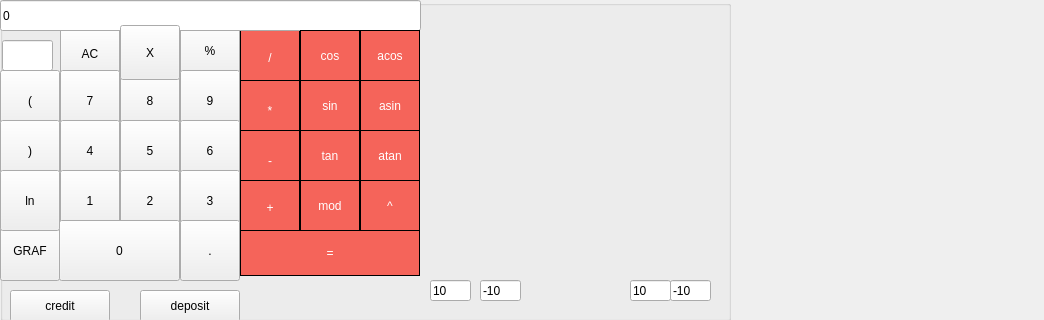
<?xml version="1.0" encoding="UTF-8"?>
<ui version="4.0">
 <class>MainWindow</class>
 <widget class="QMainWindow" name="MainWindow">
  <property name="geometry">
   <rect>
    <x>0</x>
    <y>0</y>
    <width>1044</width>
    <height>320</height>
   </rect>
  </property>
  <property name="windowTitle">
   <string>MainWindow</string>
  </property>
  <widget class="QWidget" name="centralwidget">
   <widget class="QGroupBox" name="groupBox">
    <property name="geometry">
     <rect>
      <x>0</x>
      <y>0</y>
      <width>731</width>
      <height>321</height>
     </rect>
    </property>
    <property name="title">
     <string/>
    </property>
    <widget class="QPushButton" name="pushButton_rev">
     <property name="geometry">
      <rect>
       <x>60</x>
       <y>26</y>
       <width>60</width>
       <height>55</height>
      </rect>
     </property>
     <property name="sizePolicy">
      <sizepolicy hsizetype="Minimum" vsizetype="Fixed">
       <horstretch>60</horstretch>
       <verstretch>60</verstretch>
      </sizepolicy>
     </property>
     <property name="text">
      <string>AC</string>
     </property>
    </widget>
    <widget class="QPushButton" name="pushButton_per">
     <property name="geometry">
      <rect>
       <x>180</x>
       <y>20</y>
       <width>60</width>
       <height>61</height>
      </rect>
     </property>
     <property name="sizePolicy">
      <sizepolicy hsizetype="Minimum" vsizetype="Fixed">
       <horstretch>60</horstretch>
       <verstretch>60</verstretch>
      </sizepolicy>
     </property>
     <property name="text">
      <string>%</string>
     </property>
    </widget>
    <widget class="QPushButton" name="pushButton_div">
     <property name="geometry">
      <rect>
       <x>240</x>
       <y>30</y>
       <width>60</width>
       <height>55</height>
      </rect>
     </property>
     <property name="sizePolicy">
      <sizepolicy hsizetype="Minimum" vsizetype="Fixed">
       <horstretch>60</horstretch>
       <verstretch>60</verstretch>
      </sizepolicy>
     </property>
     <property name="styleSheet">
      <string notr="true">QPushButton {
 background-color: rgb(245, 100, 90);
 color: white;
 border: 1px solid black;
}

QPushButton:pressed {
    background-color: qlineargradient(x4: 0, y3: 0, x4: 0, y2: 1, stop: 0 #FF7832: 1#FF9739);
}</string>
     </property>
     <property name="text">
      <string>/</string>
     </property>
    </widget>
    <widget class="QPushButton" name="pushButton_7">
     <property name="geometry">
      <rect>
       <x>60</x>
       <y>70</y>
       <width>60</width>
       <height>61</height>
      </rect>
     </property>
     <property name="sizePolicy">
      <sizepolicy hsizetype="Minimum" vsizetype="Fixed">
       <horstretch>60</horstretch>
       <verstretch>60</verstretch>
      </sizepolicy>
     </property>
     <property name="text">
      <string>7</string>
     </property>
    </widget>
    <widget class="QPushButton" name="pushButton_mul">
     <property name="geometry">
      <rect>
       <x>240</x>
       <y>80</y>
       <width>60</width>
       <height>61</height>
      </rect>
     </property>
     <property name="sizePolicy">
      <sizepolicy hsizetype="Minimum" vsizetype="Fixed">
       <horstretch>60</horstretch>
       <verstretch>60</verstretch>
      </sizepolicy>
     </property>
     <property name="styleSheet">
      <string notr="true">QPushButton {
 background-color: rgb(245, 100, 90);
 color: white;
 border: 1px solid black;
}

QPushButton:pressed {
    background-color: qlineargradient(x4: 0, y3: 0, x4: 0, y2: 1, stop: 0 #FF7832: 1#FF9739);
}</string>
     </property>
     <property name="text">
      <string>*</string>
     </property>
    </widget>
    <widget class="QPushButton" name="pushButton_9">
     <property name="geometry">
      <rect>
       <x>180</x>
       <y>70</y>
       <width>60</width>
       <height>61</height>
      </rect>
     </property>
     <property name="sizePolicy">
      <sizepolicy hsizetype="Minimum" vsizetype="Fixed">
       <horstretch>60</horstretch>
       <verstretch>60</verstretch>
      </sizepolicy>
     </property>
     <property name="text">
      <string>9</string>
     </property>
    </widget>
    <widget class="QPushButton" name="pushButton_8">
     <property name="geometry">
      <rect>
       <x>120</x>
       <y>70</y>
       <width>60</width>
       <height>61</height>
      </rect>
     </property>
     <property name="sizePolicy">
      <sizepolicy hsizetype="Minimum" vsizetype="Fixed">
       <horstretch>60</horstretch>
       <verstretch>60</verstretch>
      </sizepolicy>
     </property>
     <property name="text">
      <string>8</string>
     </property>
    </widget>
    <widget class="QPushButton" name="pushButton_6">
     <property name="geometry">
      <rect>
       <x>180</x>
       <y>120</y>
       <width>60</width>
       <height>61</height>
      </rect>
     </property>
     <property name="sizePolicy">
      <sizepolicy hsizetype="Minimum" vsizetype="Fixed">
       <horstretch>60</horstretch>
       <verstretch>60</verstretch>
      </sizepolicy>
     </property>
     <property name="text">
      <string>6</string>
     </property>
    </widget>
    <widget class="QPushButton" name="pushButton_4">
     <property name="geometry">
      <rect>
       <x>60</x>
       <y>120</y>
       <width>60</width>
       <height>61</height>
      </rect>
     </property>
     <property name="sizePolicy">
      <sizepolicy hsizetype="Minimum" vsizetype="Fixed">
       <horstretch>60</horstretch>
       <verstretch>60</verstretch>
      </sizepolicy>
     </property>
     <property name="text">
      <string>4</string>
     </property>
    </widget>
    <widget class="QPushButton" name="pushButton_5">
     <property name="geometry">
      <rect>
       <x>120</x>
       <y>120</y>
       <width>60</width>
       <height>61</height>
      </rect>
     </property>
     <property name="sizePolicy">
      <sizepolicy hsizetype="Minimum" vsizetype="Fixed">
       <horstretch>60</horstretch>
       <verstretch>60</verstretch>
      </sizepolicy>
     </property>
     <property name="text">
      <string>5</string>
     </property>
    </widget>
    <widget class="QPushButton" name="pushButton_sub">
     <property name="geometry">
      <rect>
       <x>240</x>
       <y>130</y>
       <width>60</width>
       <height>61</height>
      </rect>
     </property>
     <property name="sizePolicy">
      <sizepolicy hsizetype="Minimum" vsizetype="Fixed">
       <horstretch>60</horstretch>
       <verstretch>60</verstretch>
      </sizepolicy>
     </property>
     <property name="styleSheet">
      <string notr="true">QPushButton {
 background-color: rgb(245, 100, 90);
 color: white;
 border: 1px solid black;
}

QPushButton:pressed {
    background-color: qlineargradient(x4: 0, y3: 0, x4: 0, y2: 1, stop: 0 #FF7832: 1#FF9739);
}</string>
     </property>
     <property name="text">
      <string>-</string>
     </property>
    </widget>
    <widget class="QPushButton" name="pushButton_3">
     <property name="geometry">
      <rect>
       <x>180</x>
       <y>170</y>
       <width>60</width>
       <height>61</height>
      </rect>
     </property>
     <property name="sizePolicy">
      <sizepolicy hsizetype="Minimum" vsizetype="Fixed">
       <horstretch>60</horstretch>
       <verstretch>60</verstretch>
      </sizepolicy>
     </property>
     <property name="text">
      <string>3</string>
     </property>
    </widget>
    <widget class="QPushButton" name="pushButton_1">
     <property name="geometry">
      <rect>
       <x>60</x>
       <y>170</y>
       <width>60</width>
       <height>61</height>
      </rect>
     </property>
     <property name="sizePolicy">
      <sizepolicy hsizetype="Minimum" vsizetype="Fixed">
       <horstretch>60</horstretch>
       <verstretch>60</verstretch>
      </sizepolicy>
     </property>
     <property name="text">
      <string>1</string>
     </property>
    </widget>
    <widget class="QPushButton" name="pushButton_2">
     <property name="geometry">
      <rect>
       <x>120</x>
       <y>170</y>
       <width>60</width>
       <height>61</height>
      </rect>
     </property>
     <property name="sizePolicy">
      <sizepolicy hsizetype="Minimum" vsizetype="Fixed">
       <horstretch>60</horstretch>
       <verstretch>60</verstretch>
      </sizepolicy>
     </property>
     <property name="text">
      <string>2</string>
     </property>
    </widget>
    <widget class="QPushButton" name="pushButton_add">
     <property name="geometry">
      <rect>
       <x>240</x>
       <y>180</y>
       <width>60</width>
       <height>55</height>
      </rect>
     </property>
     <property name="sizePolicy">
      <sizepolicy hsizetype="Minimum" vsizetype="Fixed">
       <horstretch>60</horstretch>
       <verstretch>60</verstretch>
      </sizepolicy>
     </property>
     <property name="styleSheet">
      <string notr="true">QPushButton {
 background-color: rgb(245, 100, 90);
 color: white;
 border: 1px solid black;
}

QPushButton:pressed {
    background-color: qlineargradient(x4: 0, y3: 0, x4: 0, y2: 1, stop: 0 #FF7832: 1#FF9739);
}</string>
     </property>
     <property name="text">
      <string>+</string>
     </property>
    </widget>
    <widget class="QPushButton" name="pushButton_0">
     <property name="geometry">
      <rect>
       <x>59</x>
       <y>220</y>
       <width>121</width>
       <height>61</height>
      </rect>
     </property>
     <property name="sizePolicy">
      <sizepolicy hsizetype="Minimum" vsizetype="Fixed">
       <horstretch>60</horstretch>
       <verstretch>60</verstretch>
      </sizepolicy>
     </property>
     <property name="text">
      <string>0</string>
     </property>
    </widget>
    <widget class="QPushButton" name="pushButton_eq">
     <property name="geometry">
      <rect>
       <x>240</x>
       <y>230</y>
       <width>180</width>
       <height>46</height>
      </rect>
     </property>
     <property name="sizePolicy">
      <sizepolicy hsizetype="Minimum" vsizetype="Fixed">
       <horstretch>60</horstretch>
       <verstretch>60</verstretch>
      </sizepolicy>
     </property>
     <property name="styleSheet">
      <string notr="true">QPushButton {
 background-color: rgb(245, 100, 90);
 color: white;
 border: 1px solid black;
}

QPushButton:pressed {
    background-color: qlineargradient(x4: 0, y3: 0, x4: 0, y2: 1, stop: 0 #FF7832: 1#FF9739);
}</string>
     </property>
     <property name="text">
      <string>=</string>
     </property>
    </widget>
    <widget class="QPushButton" name="pushButton_dot">
     <property name="geometry">
      <rect>
       <x>180</x>
       <y>220</y>
       <width>60</width>
       <height>61</height>
      </rect>
     </property>
     <property name="sizePolicy">
      <sizepolicy hsizetype="Minimum" vsizetype="Fixed">
       <horstretch>60</horstretch>
       <verstretch>60</verstretch>
      </sizepolicy>
     </property>
     <property name="text">
      <string>.</string>
     </property>
    </widget>
    <widget class="QLineEdit" name="result_show">
     <property name="geometry">
      <rect>
       <x>0</x>
       <y>0</y>
       <width>421</width>
       <height>31</height>
      </rect>
     </property>
     <property name="styleSheet">
      <string notr="true"/>
     </property>
     <property name="text">
      <string>0</string>
     </property>
    </widget>
    <widget class="QPushButton" name="pushButton_sin">
     <property name="geometry">
      <rect>
       <x>300</x>
       <y>80</y>
       <width>60</width>
       <height>51</height>
      </rect>
     </property>
     <property name="sizePolicy">
      <sizepolicy hsizetype="Minimum" vsizetype="Fixed">
       <horstretch>60</horstretch>
       <verstretch>60</verstretch>
      </sizepolicy>
     </property>
     <property name="styleSheet">
      <string notr="true">QPushButton {
 background-color: rgb(245, 100, 90);
 color: white;
 border: 1px solid black;
}

QPushButton:pressed {
    background-color: qlineargradient(x4: 0, y3: 0, x4: 0, y2: 1, stop: 0 #FF7832: 1#FF9739);
}</string>
     </property>
     <property name="text">
      <string>sin</string>
     </property>
    </widget>
    <widget class="QPushButton" name="pushButton_tan">
     <property name="geometry">
      <rect>
       <x>300</x>
       <y>130</y>
       <width>60</width>
       <height>51</height>
      </rect>
     </property>
     <property name="sizePolicy">
      <sizepolicy hsizetype="Minimum" vsizetype="Fixed">
       <horstretch>60</horstretch>
       <verstretch>60</verstretch>
      </sizepolicy>
     </property>
     <property name="styleSheet">
      <string notr="true">QPushButton {
 background-color: rgb(245, 100, 90);
 color: white;
 border: 1px solid black;
}

QPushButton:pressed {
    background-color: qlineargradient(x4: 0, y3: 0, x4: 0, y2: 1, stop: 0 #FF7832: 1#FF9739);
}</string>
     </property>
     <property name="text">
      <string>tan</string>
     </property>
    </widget>
    <widget class="QPushButton" name="pushButton_mod">
     <property name="geometry">
      <rect>
       <x>300</x>
       <y>180</y>
       <width>60</width>
       <height>51</height>
      </rect>
     </property>
     <property name="sizePolicy">
      <sizepolicy hsizetype="Minimum" vsizetype="Fixed">
       <horstretch>60</horstretch>
       <verstretch>60</verstretch>
      </sizepolicy>
     </property>
     <property name="styleSheet">
      <string notr="true">QPushButton {
 background-color: rgb(245, 100, 90);
 color: white;
 border: 1px solid black;
}

QPushButton:pressed {
    background-color: qlineargradient(x4: 0, y3: 0, x4: 0, y2: 1, stop: 0 #FF7832: 1#FF9739);
}</string>
     </property>
     <property name="text">
      <string>mod</string>
     </property>
    </widget>
    <widget class="QPushButton" name="pushButton_cos">
     <property name="geometry">
      <rect>
       <x>300</x>
       <y>30</y>
       <width>60</width>
       <height>51</height>
      </rect>
     </property>
     <property name="sizePolicy">
      <sizepolicy hsizetype="Minimum" vsizetype="Fixed">
       <horstretch>60</horstretch>
       <verstretch>60</verstretch>
      </sizepolicy>
     </property>
     <property name="styleSheet">
      <string notr="true">QPushButton {
 background-color: rgb(245, 100, 90);
 color: white;
 border: 1px solid black;
}

QPushButton:pressed {
    background-color: qlineargradient(x4: 0, y3: 0, x4: 0, y2: 1, stop: 0 #FF7832: 1#FF9739);
}</string>
     </property>
     <property name="text">
      <string>cos</string>
     </property>
    </widget>
    <widget class="QPushButton" name="pushButton_sqrt">
     <property name="geometry">
      <rect>
       <x>360</x>
       <y>180</y>
       <width>60</width>
       <height>51</height>
      </rect>
     </property>
     <property name="sizePolicy">
      <sizepolicy hsizetype="Minimum" vsizetype="Fixed">
       <horstretch>60</horstretch>
       <verstretch>60</verstretch>
      </sizepolicy>
     </property>
     <property name="styleSheet">
      <string notr="true">QPushButton {
 background-color: rgb(245, 100, 90);
 color: white;
 border: 1px solid black;
}

QPushButton:pressed {
    background-color: qlineargradient(x4: 0, y3: 0, x4: 0, y2: 1, stop: 0 #FF7832: 1#FF9739);
}</string>
     </property>
     <property name="text">
      <string>^</string>
     </property>
    </widget>
    <widget class="QPushButton" name="pushButton_atan">
     <property name="geometry">
      <rect>
       <x>360</x>
       <y>130</y>
       <width>60</width>
       <height>51</height>
      </rect>
     </property>
     <property name="sizePolicy">
      <sizepolicy hsizetype="Minimum" vsizetype="Fixed">
       <horstretch>60</horstretch>
       <verstretch>60</verstretch>
      </sizepolicy>
     </property>
     <property name="styleSheet">
      <string notr="true">QPushButton {
 background-color: rgb(245, 100, 90);
 color: white;
 border: 1px solid black;
}

QPushButton:pressed {
    background-color: qlineargradient(x4: 0, y3: 0, x4: 0, y2: 1, stop: 0 #FF7832: 1#FF9739);
}</string>
     </property>
     <property name="text">
      <string>atan</string>
     </property>
    </widget>
    <widget class="QPushButton" name="pushButton_asin">
     <property name="geometry">
      <rect>
       <x>360</x>
       <y>80</y>
       <width>60</width>
       <height>51</height>
      </rect>
     </property>
     <property name="sizePolicy">
      <sizepolicy hsizetype="Minimum" vsizetype="Fixed">
       <horstretch>60</horstretch>
       <verstretch>60</verstretch>
      </sizepolicy>
     </property>
     <property name="styleSheet">
      <string notr="true">QPushButton {
 background-color: rgb(245, 100, 90);
 color: white;
 border: 1px solid black;
}

QPushButton:pressed {
    background-color: qlineargradient(x4: 0, y3: 0, x4: 0, y2: 1, stop: 0 #FF7832: 1#FF9739);
}</string>
     </property>
     <property name="text">
      <string>asin</string>
     </property>
    </widget>
    <widget class="QPushButton" name="pushButton_acos">
     <property name="geometry">
      <rect>
       <x>360</x>
       <y>30</y>
       <width>60</width>
       <height>51</height>
      </rect>
     </property>
     <property name="sizePolicy">
      <sizepolicy hsizetype="Minimum" vsizetype="Fixed">
       <horstretch>60</horstretch>
       <verstretch>60</verstretch>
      </sizepolicy>
     </property>
     <property name="styleSheet">
      <string notr="true">QPushButton {
 background-color: rgb(245, 100, 90);
 color: white;
 border: 1px solid black;
}

QPushButton:pressed {
    background-color: qlineargradient(x4: 0, y3: 0, x4: 0, y2: 1, stop: 0 #FF7832: 1#FF9739);
}</string>
     </property>
     <property name="text">
      <string>acos</string>
     </property>
    </widget>
    <widget class="QPushButton" name="pushButton_graf">
     <property name="geometry">
      <rect>
       <x>0</x>
       <y>220</y>
       <width>60</width>
       <height>61</height>
      </rect>
     </property>
     <property name="sizePolicy">
      <sizepolicy hsizetype="Minimum" vsizetype="Fixed">
       <horstretch>60</horstretch>
       <verstretch>60</verstretch>
      </sizepolicy>
     </property>
     <property name="text">
      <string>GRAF</string>
     </property>
    </widget>
    <widget class="QPushButton" name="pushButton_lb">
     <property name="geometry">
      <rect>
       <x>0</x>
       <y>70</y>
       <width>60</width>
       <height>61</height>
      </rect>
     </property>
     <property name="sizePolicy">
      <sizepolicy hsizetype="Minimum" vsizetype="Fixed">
       <horstretch>60</horstretch>
       <verstretch>60</verstretch>
      </sizepolicy>
     </property>
     <property name="text">
      <string>(</string>
     </property>
    </widget>
    <widget class="QPushButton" name="pushButton_rb">
     <property name="geometry">
      <rect>
       <x>0</x>
       <y>120</y>
       <width>60</width>
       <height>61</height>
      </rect>
     </property>
     <property name="sizePolicy">
      <sizepolicy hsizetype="Minimum" vsizetype="Fixed">
       <horstretch>60</horstretch>
       <verstretch>60</verstretch>
      </sizepolicy>
     </property>
     <property name="text">
      <string>)</string>
     </property>
    </widget>
    <widget class="QPushButton" name="pushButton_ln">
     <property name="geometry">
      <rect>
       <x>0</x>
       <y>170</y>
       <width>60</width>
       <height>61</height>
      </rect>
     </property>
     <property name="sizePolicy">
      <sizepolicy hsizetype="Minimum" vsizetype="Fixed">
       <horstretch>60</horstretch>
       <verstretch>60</verstretch>
      </sizepolicy>
     </property>
     <property name="text">
      <string>ln</string>
     </property>
    </widget>
    <widget class="QCustomPlot" name="widget" native="true">
     <property name="geometry">
      <rect>
       <x>420</x>
       <y>0</y>
       <width>301</width>
       <height>271</height>
      </rect>
     </property>
    </widget>
    <widget class="QLineEdit" name="spin_xy_1">
     <property name="geometry">
      <rect>
       <x>430</x>
       <y>280</y>
       <width>41</width>
       <height>21</height>
      </rect>
     </property>
     <property name="text">
      <string>10</string>
     </property>
    </widget>
    <widget class="QLineEdit" name="spin_xy_2">
     <property name="geometry">
      <rect>
       <x>480</x>
       <y>280</y>
       <width>41</width>
       <height>21</height>
      </rect>
     </property>
     <property name="text">
      <string>-10</string>
     </property>
    </widget>
    <widget class="QLineEdit" name="spin_result_2">
     <property name="geometry">
      <rect>
       <x>670</x>
       <y>280</y>
       <width>41</width>
       <height>21</height>
      </rect>
     </property>
     <property name="text">
      <string>-10</string>
     </property>
    </widget>
    <widget class="QLineEdit" name="spin_result_1">
     <property name="geometry">
      <rect>
       <x>630</x>
       <y>280</y>
       <width>41</width>
       <height>21</height>
      </rect>
     </property>
     <property name="text">
      <string>10</string>
     </property>
    </widget>
    <widget class="QLineEdit" name="lineEdit">
     <property name="geometry">
      <rect>
       <x>2</x>
       <y>40</y>
       <width>51</width>
       <height>31</height>
      </rect>
     </property>
    </widget>
    <widget class="QPushButton" name="pushButton_x">
     <property name="geometry">
      <rect>
       <x>120</x>
       <y>25</y>
       <width>60</width>
       <height>55</height>
      </rect>
     </property>
     <property name="sizePolicy">
      <sizepolicy hsizetype="Minimum" vsizetype="Fixed">
       <horstretch>60</horstretch>
       <verstretch>60</verstretch>
      </sizepolicy>
     </property>
     <property name="text">
      <string>X</string>
     </property>
    </widget>
    <widget class="QPushButton" name="pushButton">
     <property name="geometry">
      <rect>
       <x>10</x>
       <y>290</y>
       <width>100</width>
       <height>32</height>
      </rect>
     </property>
     <property name="text">
      <string>credit</string>
     </property>
    </widget>
    <widget class="QPushButton" name="pushButton_10">
     <property name="geometry">
      <rect>
       <x>140</x>
       <y>290</y>
       <width>100</width>
       <height>32</height>
      </rect>
     </property>
     <property name="text">
      <string>deposit</string>
     </property>
    </widget>
   </widget>
   <widget class="QLabel" name="pic1">
    <property name="geometry">
     <rect>
      <x>730</x>
      <y>0</y>
      <width>311</width>
      <height>321</height>
     </rect>
    </property>
    <property name="text">
     <string/>
    </property>
    <property name="pixmap">
     <pixmap>pic/2.png</pixmap>
    </property>
   </widget>
  </widget>
 </widget>
 <customwidgets>
  <customwidget>
   <class>QCustomPlot</class>
   <extends>QWidget</extends>
   <header>qcustomplot.h</header>
   <container>1</container>
  </customwidget>
 </customwidgets>
 <resources/>
 <connections/>
</ui>
